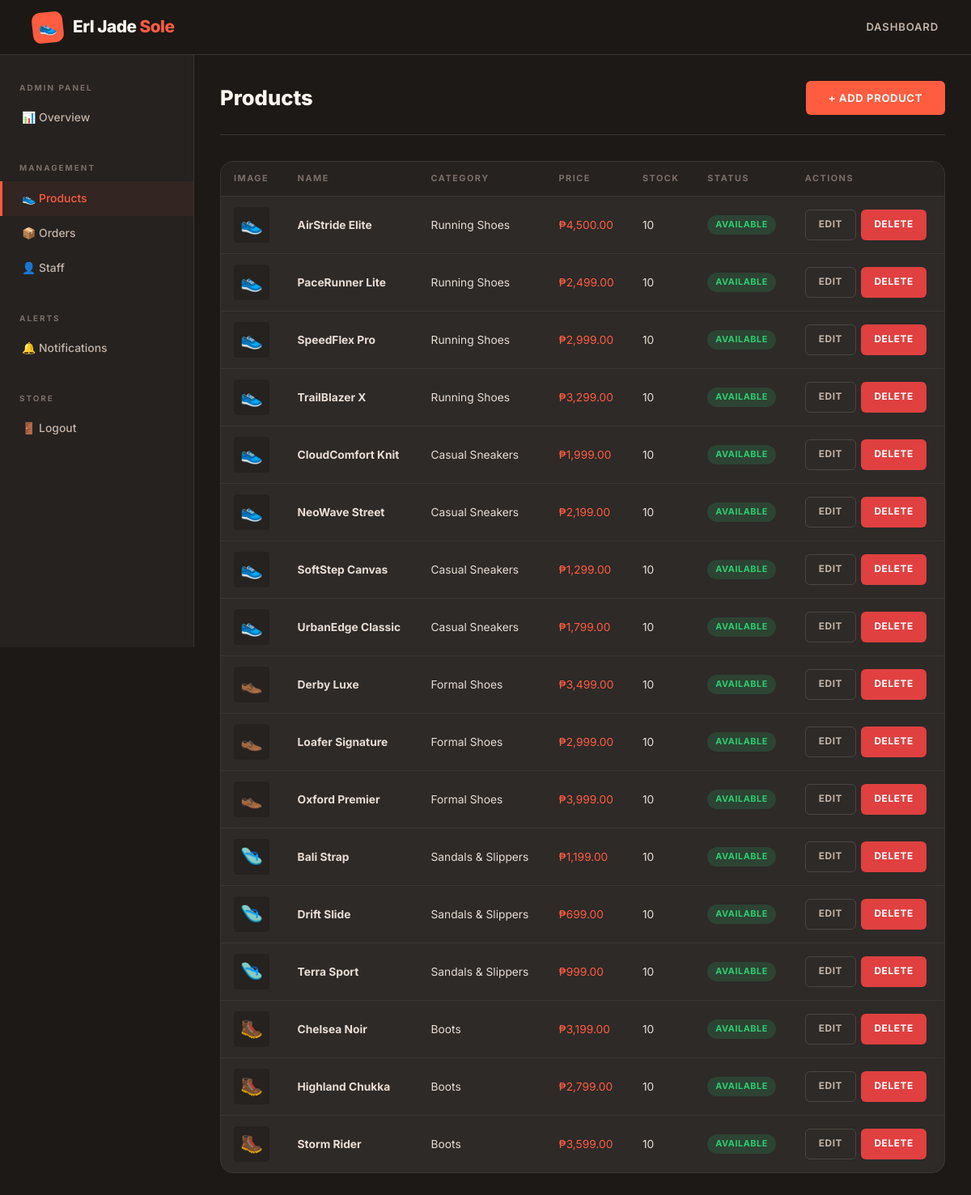
The app's page /admin/products.php (signed in) with its own data.
### tables this page shows
CREATE TABLE IF NOT EXISTS products (
    id INT AUTO_INCREMENT PRIMARY KEY,
    name VARCHAR(150) NOT NULL,
    description TEXT,
    price DECIMAL(10,2) NOT NULL,
    category_id INT,
    image VARCHAR(255) DEFAULT 'default.jpg',
    stock INT DEFAULT 10,
    is_available TINYINT(1) DEFAULT 1,
    created_at TIMESTAMP DEFAULT CURRENT_TIMESTAMP,
    FOREIGN KEY (category_id) REFERENCES categories(id) ON DELETE SET NULL
);

CREATE TABLE IF NOT EXISTS categories (
    id INT AUTO_INCREMENT PRIMARY KEY,
    name VARCHAR(100) NOT NULL,
    description TEXT,
    created_at TIMESTAMP DEFAULT CURRENT_TIMESTAMP
);

### admin/products.php (the view, shortened to what this page needs)
<?php
require_once '../config.php';
$products = $conn->query("SELECT p.*, c.name as cat_name FROM products p LEFT JOIN categories c ON p.category_id=c.id ORDER BY p.category_id, p.name");
?>
<!DOCTYPE html>
<html lang="en">
<head>
<link rel="stylesheet" href="../assets/css/style.css">
</head>
<body>
<?php include '../includes/navbar.php'; ?>
<div class="page-wrap">
<div class="dashboard-layout">
  <?php include 'sidebar.php'; ?>
  <div class="dashboard-main">
    <div class="dash-header">
      <h1 class="dash-title">Products</h1>
      <button class="btn btn-gold" id="addBtn">+ Add Product</button>
    </div>
    <div class="data-card">
      <div class="table-wrap">
        <table>
          <thead>
            <tr><th>Image</th><th>Name</th><th>Category</th><th>Price</th><th>Stock</th><th>Status</th><th>Actions</th></tr>
          </thead>
          <tbody>
            <?php while ($p = $products->fetch_assoc()):
              $emoji = match((int)$p['category_id']) { 1=>'👟',2=>'👟',3=>'👞',4=>'🩴',5=>'🥾',default=>'👟' };
            ?>
            <tr>
              <td>
                <div style="width:44px;height:44px;background:var(--dark);border-radius:4px;display:flex;align-items:center;justify-content:center;font-size:1.4rem;">
                  <?php if ($p['image'] !== 'default.jpg' && file_exists('../assets/images/'.$p['image'])): ?>
                    <img src="../assets/images/<?= htmlspecialchars($p['image']) ?>" style="width:100%;height:100%;object-fit:cover;border-radius:4px;">
                  <?php else: echo $emoji; endif; ?>
                </div>
              </td>
              <td><strong><?= htmlspecialchars($p['name']) ?></strong></td>
              <td><?= htmlspecialchars($p['cat_name']) ?></td>
              <td class="text-gold">₱<?= number_format($p['price'],2) ?></td>
              <td><?= $p['stock'] ?></td>
              <td>
                <a href="products.php?toggle=<?= $p['id'] ?>">
                  <span class="badge <?= $p['is_available'] ? 'badge-green' : 'badge-red' ?>">
                    <?= $p['is_available'] ? 'Available' : 'Unavailable' ?>
                  </span>
                </a>
              </td>
              <td>
                <div style="display:flex;gap:0.4rem;">
                  <a href="products.php?edit=<?= $p['id'] ?>" class="btn btn-ghost btn-sm">Edit</a>
                  <a href="products.php?delete=<?= $p['id'] ?>" class="btn btn-danger btn-sm"
                     onclick="return confirm('Delete this product?')">Delete</a>
                </div>
              </td>
            </tr>
            <?php endwhile; ?>
          </tbody>
        </table>
      </div>
    </div>
  </div>
</div>
</div>
</body>
</html>

### assets/css/style.css (style rules this page uses)
:root { --coral: #FF5C40; --coral-light: #FF8570; --coral-dim: #CC3E27; --teal: #00B4A6; --teal-light: #33C9BD; --teal-dim: #008A7E; --cream: #FFF8F2; --cream-off: #FFF0E8; --sand: #EDE0D4; --charcoal: #1C1917; --dark: #252220; --card-bg: #2D2A28; --border: #3A3632; --border-light:#4A4540; --white: #FDF6EF; --white-dim: #C4B5A8; --text: #E8DDD5; --text-dim: #7A6E68; --red: #E04040; --green: #2ECC71; --blue: #3498DB; --yellow: #F39C12; --radius: 6px; --radius-lg: 16px; --radius-xl: 24px; --shadow: 0 12px 48px rgba(0,0,0,0.4); --shadow-coral:0 8px 32px rgba(255,92,64,0.25); --shadow-teal: 0 8px 32px rgba(0,180,166,0.2); --transition: all 0.28s cubic-bezier(0.4, 0, 0.2, 1); }
*, *::before, *::after { box-sizing: border-box; margin: 0; padding: 0; }
html { scroll-behavior: smooth; }
body { font-family: 'Inter', ui-sans-serif, system-ui, -apple-system, BlinkMacSystemFont, 'Segoe UI', sans-serif; background: var(--charcoal); color: var(--text); font-size: 15px; line-height: 1.65; min-height: 100vh; }
h1, h2, h3, h4 { font-family: inherit; color: var(--white); line-height: 1.15; font-weight: 700; }
a { color: var(--coral); text-decoration: none; transition: var(--transition); }
.page-wrap { padding-top: 68px; min-height: 100vh; }
.btn { display: inline-flex; align-items: center; gap: 8px; padding: 13px 28px; border: none; border-radius: var(--radius); font-family: inherit; font-size: 0.82rem; font-weight: 700; letter-spacing: 0.6px; text-transform: uppercase; cursor: pointer; transition: var(--transition); text-decoration: none; }
.btn-gold { background: var(--coral); color: var(--white); }
.btn-ghost { background: transparent; color: var(--white-dim); border: 1px solid var(--border-light); }
.btn-sm { padding: 8px 16px; font-size: 0.74rem; }
.btn-danger { background: var(--red); color: white; }
.dashboard-layout { display: grid; grid-template-columns: 240px 1fr; min-height: calc(100vh - 68px); }
.dashboard-main { padding: 2rem; background: var(--charcoal); }
.dash-header { margin-bottom: 2rem; padding-bottom: 1.5rem; border-bottom: 1px solid var(--border); display: flex; justify-content: space-between; align-items: center; flex-wrap: wrap; gap: 1rem; }
.dash-title { font-family: inherit; font-size: 1.6rem; font-weight: 800; }
.data-card { background: var(--card-bg); border: 1px solid var(--border); border-radius: var(--radius-lg); overflow: hidden; margin-bottom: 2rem; }
.table-wrap { overflow-x: auto; }
table { width: 100%; border-collapse: collapse; font-size: 0.86rem; }
thead th { background: var(--dark); padding: 12px 16px; text-align: left; font-size: 0.68rem; font-weight: 700; letter-spacing: 1.5px; text-transform: uppercase; color: var(--text-dim); border-bottom: 1px solid var(--border); white-space: nowrap; font-family: inherit; }
tbody td { padding: 13px 16px; border-bottom: 1px solid var(--border); vertical-align: middle; color: var(--text); }
tbody tr:last-child td { border-bottom: none; }
.badge { display: inline-block; padding: 3px 10px; border-radius: 100px; font-size: 0.68rem; font-weight: 700; letter-spacing: 0.5px; text-transform: uppercase; }
.badge-green { background: rgba(46,204,113,0.15); color: var(--green); }
.text-gold { color: var(--coral); }

### records on screen
products: category "👟", name "AirStride Elite", category.name "Running Shoes", price "4,500.00", stock "10", is_available "AVAILABLE"
products: category "👟", name "PaceRunner Lite", category.name "Running Shoes", price "2,499.00", stock "10", is_available "AVAILABLE"
products: category "👟", name "SpeedFlex Pro", category.name "Running Shoes", price "2,999.00", stock "10", is_available "AVAILABLE"
products: category "👟", name "TrailBlazer X", category.name "Running Shoes", price "3,299.00", stock "10", is_available "AVAILABLE"
products: category "👟", name "CloudComfort Knit", category.name "Casual Sneakers", price "1,999.00", stock "10", is_available "AVAILABLE"
products: category "👟", name "NeoWave Street", category.name "Casual Sneakers", price "2,199.00", stock "10", is_available "AVAILABLE"
products: category "👟", name "SoftStep Canvas", category.name "Casual Sneakers", price "1,299.00", stock "10", is_available "AVAILABLE"
products: category "👟", name "UrbanEdge Classic", category.name "Casual Sneakers", price "1,799.00", stock "10", is_available "AVAILABLE"
products: category "👞", name "Derby Luxe", category.name "Formal Shoes", price "3,499.00", stock "10", is_available "AVAILABLE"
products: category "👞", name "Loafer Signature", category.name "Formal Shoes", price "2,999.00", stock "10", is_available "AVAILABLE"
products: category "👞", name "Oxford Premier", category.name "Formal Shoes", price "3,999.00", stock "10", is_available "AVAILABLE"
products: category "🩴", name "Bali Strap", category.name "Sandals & Slippers", price "1,199.00", stock "10", is_available "AVAILABLE"
products: category "🩴", name "Drift Slide", category.name "Sandals & Slippers", price "699.00", stock "10", is_available "AVAILABLE"
products: category "🩴", name "Terra Sport", category.name "Sandals & Slippers", price "999.00", stock "10", is_available "AVAILABLE"
products: category "🥾", name "Chelsea Noir", category.name "Boots", price "3,199.00", stock "10", is_available "AVAILABLE"
products: category "🥾", name "Highland Chukka", category.name "Boots", price "2,799.00", stock "10", is_available "AVAILABLE"
products: category "🥾", name "Storm Rider", category.name "Boots", price "3,599.00", stock "10", is_available "AVAILABLE"
